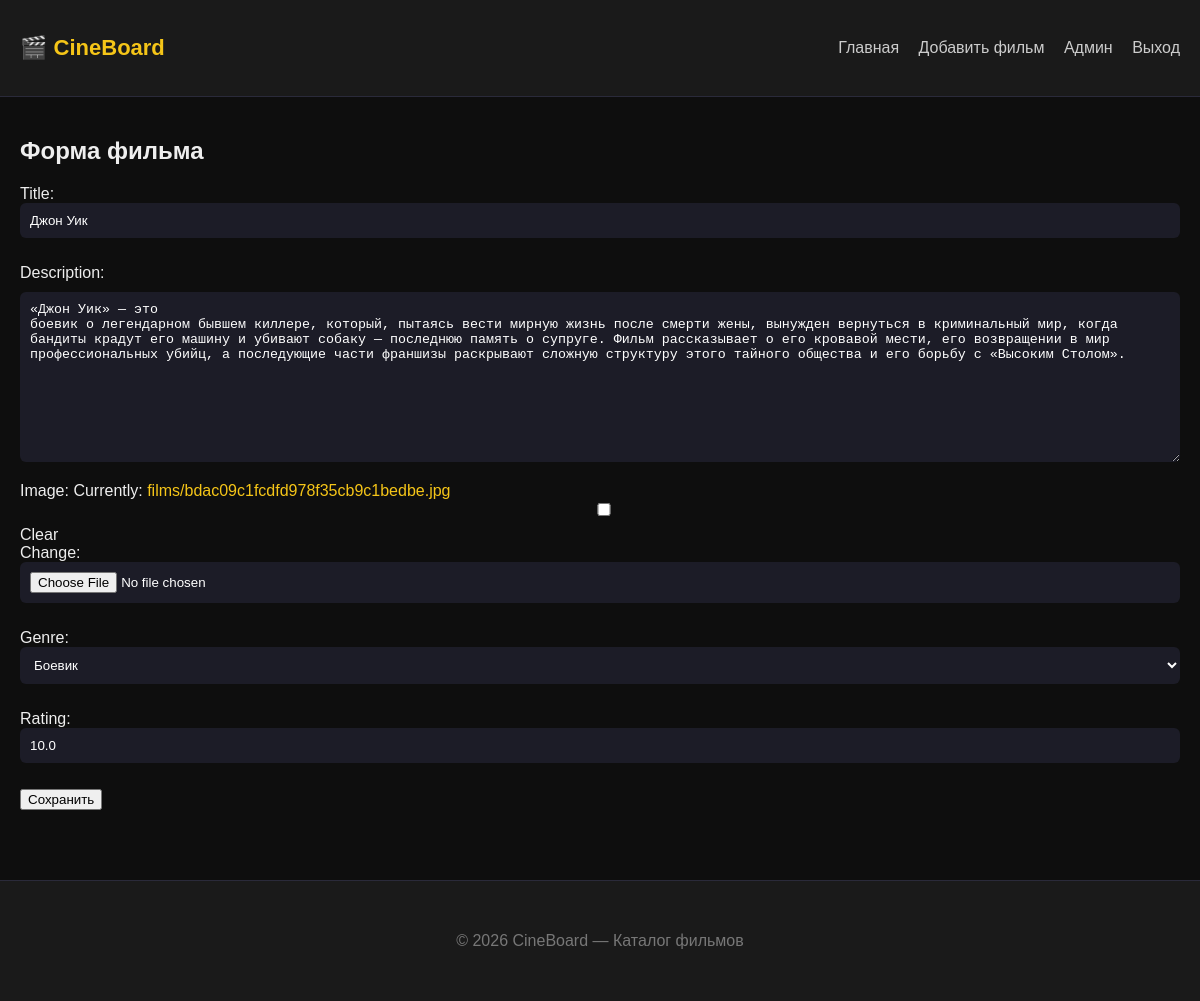
Screenshot of /film/1/edit/ (signed in) with the database file from the repository.
### cineboard/models.py (models this page shows, shortened)
class Film(models.Model):
    title = models.CharField(max_length=150)
    description = models.TextField()
    image = models.ImageField(upload_to='films/', blank=True, null=True)
    genre = models.ForeignKey(Genre, on_delete=models.CASCADE, related_name='films')
    release_date = models.DateField(auto_now_add=True)
    rating = models.FloatField(default=0)
    created_at = models.DateTimeField(auto_now_add=True)
    views = models.PositiveIntegerField(default=0)
    likes = models.ManyToManyField(User, blank=True, related_name='liked_films')

### cineboard/views.py (the view)
# urls.py: path('film/<int:pk>/edit/', FilmUpdateView.as_view(), name='film_edit'),
class FilmUpdateView(LoginRequiredMixin, UpdateView):
    model = Film
    form_class = FilmForm
    template_name = 'cineboard/film_form.html'
    success_url = reverse_lazy('film_list')

### cineboard/forms.py
class FilmForm(forms.ModelForm):
    class Meta:
        model = Film
        fields = ['title', 'description', 'image', 'genre', 'rating']

### cineboard/models.py (called while the page is built)
    def __str__(self):
        return self.name

### templates/cineboard/film_form.html (shortened to what this page needs)
{% extends 'base.html' %}
{% block content %}
<h2>Форма фильма</h2>
<form method="post" enctype="multipart/form-data">
    {{ form.as_p }}
    <button type="submit">Сохранить</button>
</form>
{% endblock %}

### static/styles/main.css (style rules this page uses)
* { box-sizing: border-box; }
body { font-family: 'Segoe UI', Arial, sans-serif; background: #0f0f14; color: #e5e5e5; margin: 0; }
a { color: #f5c518; text-decoration: none; transition: 0.3s; }
textarea { width: 100%; min-height: 90px; background: #1c1c27; border: none; border-radius: 6px; color: #fff; padding: 10px; margin-top: 10px; }
form input, form select { width: 100%; padding: 10px; background: #1c1c27; border: none; border-radius: 6px; color: #fff; margin-bottom: 10px; }
button { transition: 0.3s; }
body { background: #121212; color: #eee; font-family: Arial; margin: 0; }
a { color: #f5c518; text-decoration: none; }
body { background: #0e0e0e; color: #eee; font-family: Arial; margin: 0; }

### rows the page displays
Film: title "Джон Уик", description "«Джон Уик» — это боевик о легендарном бывшем киллере, который, пытаясь вести мирную жизнь после смерти жены, вынужден вернуться в криминальный мир, когда бандиты крадут его машину и убивают собаку — последнюю память о супруге. Фильм рассказывает о его кровавой мести, его возвращении в мир профессиональных убийц, а последующие части франшизы раскрывают сложную структуру этого тайного общества и его борьбу с «Высоким Столом».", genre "Боевик", rating "10.0"
